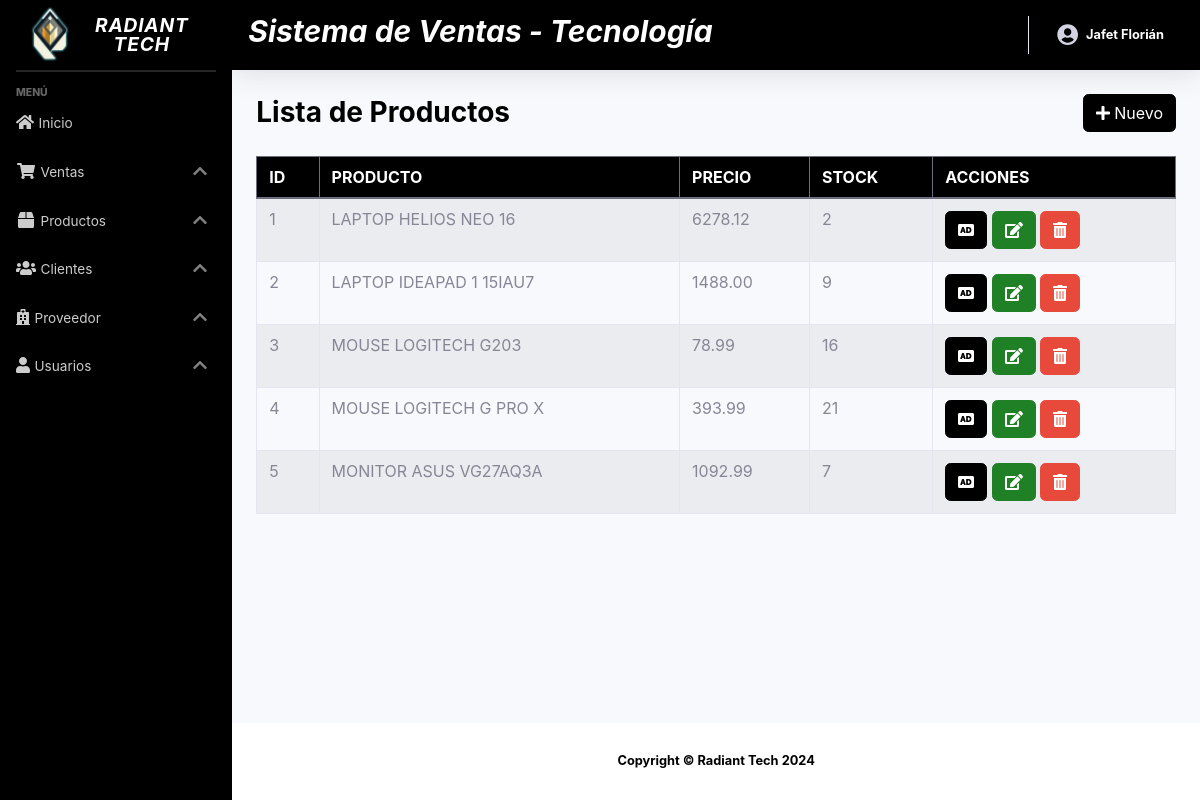
/sistema/lista_productos.php (signed in), run on the app's committed database.
### tables this page shows
CREATE TABLE `producto` (
  `codproducto` int(11) NOT NULL,
  `descripcion` varchar(200) NOT NULL,
  `proveedor` int(11) NOT NULL,
  `precio` decimal(10,2) NOT NULL,
  `existencia` int(11) NOT NULL,
  `usuario_id` int(11) NOT NULL
);

### sistema/lista_productos.php (the view)
<?php include_once "includes/header.php"; ?>
<div class="container-fluid">
	<div class="d-sm-flex align-items-center justify-content-between mb-4">
		<h1 class="h3 mb-0 text-gray-800">Lista de Productos</h1>
		<a href="registro_producto.php" class="btn btn-primary">
				<i class="fas fa-plus"></i> Nuevo
			</a>
	</div>
	<div class="row">
		<div class="col-lg-12">
			<div class="table-responsive">
				<table class="table table-striped table-bordered" id="table">
					<thead class="thead-dark">
						<tr>
							<th>ID</th>
							<th>PRODUCTO</th>
							<th>PRECIO</th>
							<th>STOCK</th>
							<?php if ($_SESSION['rol'] == 1) { ?>
							<th>ACCIONES</th>
							<?php } ?>
						</tr>
					</thead>
					<tbody>
						<?php
						include "../conexion.php";
						$query = mysqli_query($conexion, "SELECT * FROM producto");
						$result = mysqli_num_rows($query);
						if ($result > 0) {
							while ($data = mysqli_fetch_assoc($query)) { ?>
								<tr>
									<td><?php echo $data['codproducto']; ?></td>
									<td><?php echo $data['descripcion']; ?></td>
									<td><?php echo $data['precio']; ?></td>
									<td><?php echo $data['existencia']; ?></td>
										<?php if ($_SESSION['rol'] == 1) { ?>
									<td>
										<a href="agregar_producto.php?id=<?php echo $data['codproducto']; ?>" class="btn btn-primary"><i class='fas fa-audio-description'></i></a>
										<a href="editar_producto.php?id=<?php echo $data['codproducto']; ?>" class="btn btn-success"><i class='fas fa-edit'></i></a>
										<form action="eliminar_producto.php?id=<?php echo $data['codproducto']; ?>" method="post" class="confirmar d-inline">
											<button class="btn btn-danger" type="submit"><i class='fas fa-trash-alt'></i> </button>
										</form>
									</td>
										<?php } ?>
								</tr>
						<?php }
						} ?>
					</tbody>
				</table>
			</div>
		</div>
	</div>
</div>
</div>
<?php include_once "includes/footer.php"; ?>

### sistema/includes/header.php (shortened to what this page needs)
<!DOCTYPE html>
<html lang="en">
<head>
	<link href="css/sb-admin-2.min.css" rel="stylesheet">
	<link rel="stylesheet" href="css/dataTables.bootstrap4.min.css">
</head>
<body id="page-top">
	<div id="wrapper">
		<?php include_once "includes/menu.php"; ?>
		<div id="content-wrapper" class="d-flex flex-column">
			<div id="content">
				<nav class="navbar navbar-expand navbar-light bg-primary text-white topbar mb-4 static-top shadow">
					<div class="input-group">
						<h6 style="font-weight: bold; font-style: italic; font-size: 30px;">Sistema de Ventas - Tecnología</h6>
					</div>
					<ul class="navbar-nav ml-auto">
						<li class="nav-item dropdown no-arrow">
							<a class="nav-link dropdown-toggle" href="#" id="userDropdown" role="button" data-toggle="dropdown" aria-haspopup="true" aria-expanded="false">
								<i class="fas fa-user-circle fa-lg mr-2"></i>
								<span class="mr-2 d-none d-lg-inline small text-white"><?php echo $_SESSION['nombre']; ?></span>
							</a>
						</li>
					</ul>
				</nav>

### sistema/includes/menu.php (shortened to what this page needs)
<head>
    <link href="https://cdnjs.cloudflare.com/ajax/libs/font-awesome/5.15.4/css/all.min.css" rel="stylesheet">
</head>
<ul class="navbar-nav bg-primary sidebar sidebar-dark accordion" id="accordionSidebar">
	<a class="sidebar-brand d-flex align-items-center justify-content-center" href="index.php">
		<div class="sidebar-brand-icon">
			<img src="img/fchc.png" class="img-thumbnail" width="68" height="auto">
		</div>
		<div class="sidebar-brand-text mx-3">Radiant Tech</div>
	</a>
	<hr class="sidebar-divider my-0">
	<hr class="sidebar-divider">
	<div class="sidebar-heading">
		Menú
	</div>
	<li class="nav-item">
		<a class="nav-link" href="index.php">
			<i class="fas fa-home"></i>
			<span>Inicio</span>
		</a>
	</li>
	<li class="nav-item">
		<a class="nav-link collapsed" href="#" data-toggle="collapse" data-target="#collapseTwo" aria-expanded="true" aria-controls="collapseTwo">
			<i class="fas fa-fw fa-shopping-cart"></i>
			<span>Ventas</span>
		</a>
	</li>
	<li class="nav-item">
		<a class="nav-link collapsed" href="#" data-toggle="collapse" data-target="#collapseUtilities" aria-expanded="true" aria-controls="collapseUtilities">
			<i class="fas fa-fw fa-box"></i>
			<span>Productos</span>
		</a>
	</li>
	<li class="nav-item">
		<a class="nav-link collapsed" href="#" data-toggle="collapse" data-target="#collapseClientes" aria-expanded="true" aria-controls="collapseUtilities">
			<i class="fas fa-users"></i>
			<span>Clientes</span>
		</a>
	</li>
	<li class="nav-item">
		<a class="nav-link collapsed" href="#" data-toggle="collapse" data-target="#collapseProveedor" aria-expanded="true" aria-controls="collapseUtilities">
			<i class="fas fa-hospital"></i>
			<span>Proveedor</span>
		</a>
	</li>
	<?php if ($_SESSION['rol'] == 1) { ?>
		<li class="nav-item">
			<a class="nav-link collapsed" href="#" data-toggle="collapse" data-target="#collapseUsuarios" aria-expanded="true" aria-controls="collapseUtilities">
				<i class="fas fa-user"></i>
				<span>Usuarios</span>
			</a>
		</li>
	<?php } ?>
</ul>

### sistema/includes/footer.php (shortened to what this page needs)
<footer class="sticky-footer bg-white">
  <div class="container my-auto">
    <div class="copyright text-center my-auto">
      <span>Copyright &copy; Radiant Tech <?php echo date("Y"); ?></span>
    </div>
  </div>
</footer>
</div>
</div>

### data on the page
producto: codproducto "1", descripcion "LAPTOP HELIOS NEO 16", precio "6278.12", existencia "2"
producto: codproducto "2", descripcion "LAPTOP IDEAPAD 1 15IAU7", precio "1488.00", existencia "9"
producto: codproducto "3", descripcion "MOUSE LOGITECH G203", precio "78.99", existencia "16"
producto: codproducto "4", descripcion "MOUSE LOGITECH G PRO X", precio "393.99", existencia "21"
producto: codproducto "5", descripcion "MONITOR ASUS VG27AQ3A", precio "1092.99", existencia "7"

### other printed values
$_SESSION['nombre'] "Jafet Florián"
